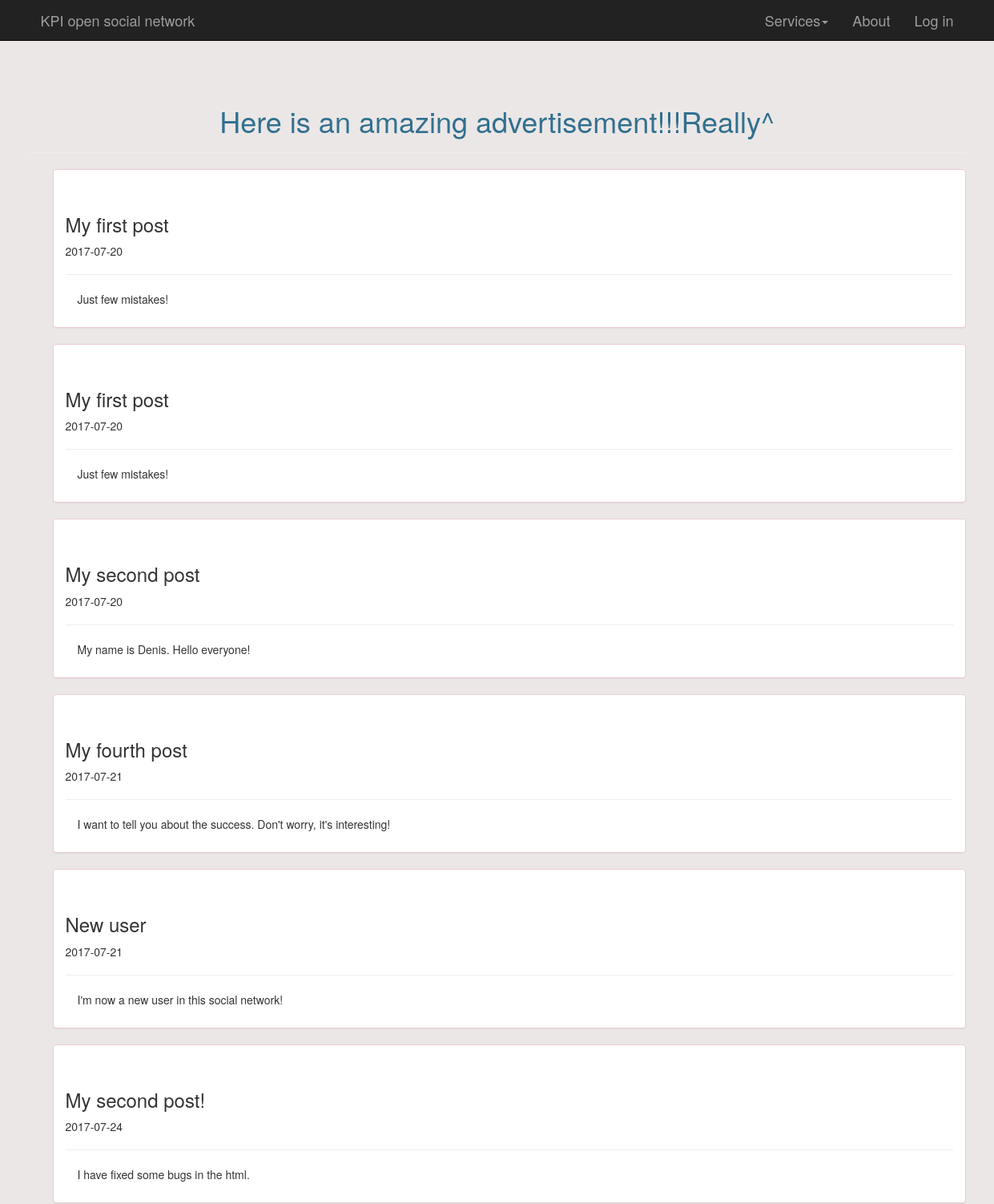
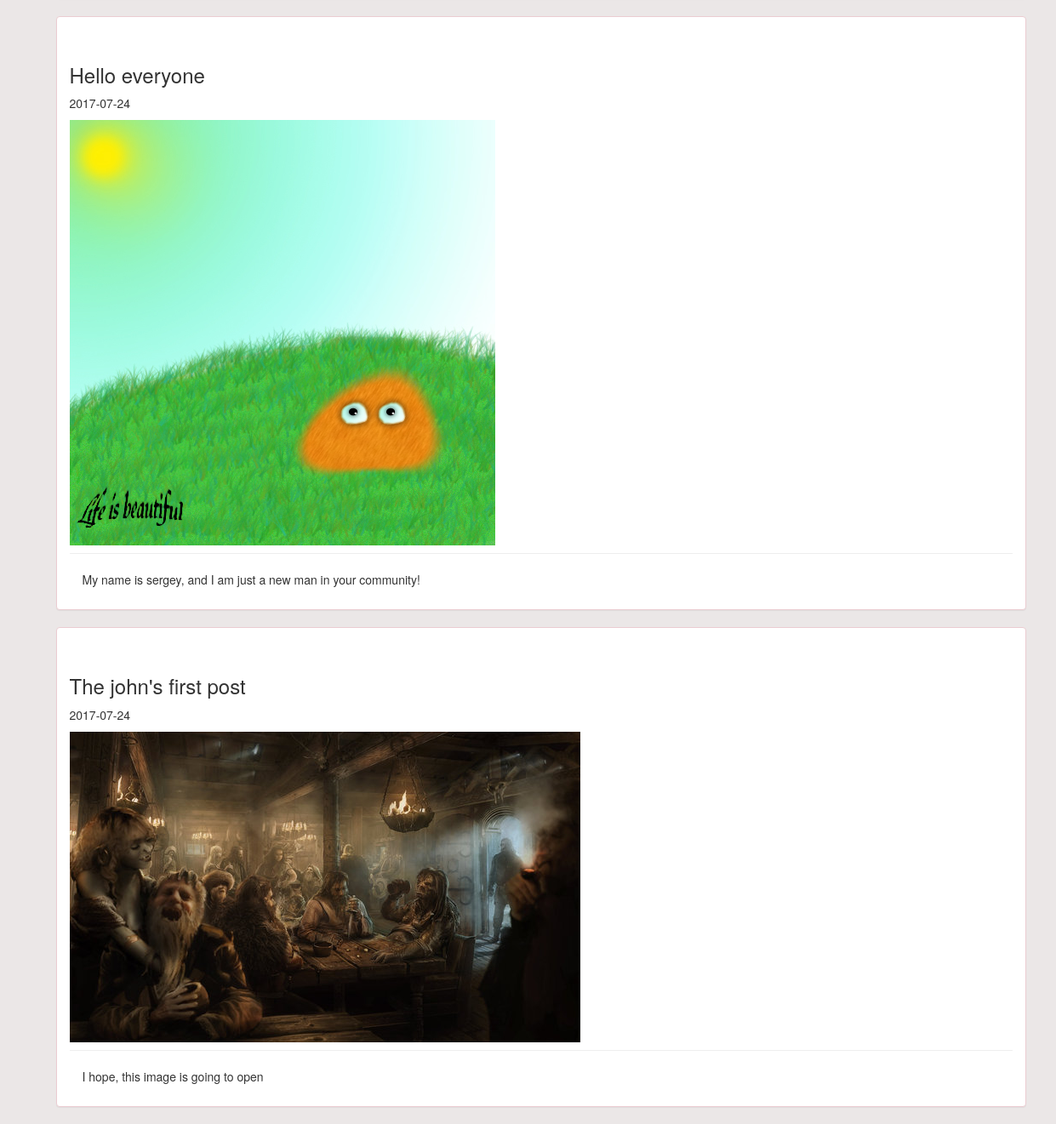
The page / on the database its author committed (2 pictures, top to bottom).
### home/models.py (models this page shows)
class Post(models.Model):
    user = models.ForeignKey(User, on_delete=models.CASCADE)
    caption = models.CharField(max_length=200)
    image = models.FileField(upload_to='images/')
    text = models.TextField()
    comments = []
    rating = models.IntegerField(default=0)
    date = models.DateField(default=timezone.now())

### home/views.py (the view)
# urls.py: url(r'^$', views.Home.as_view(), name='home'),
class Home(View):
    template_name = 'home/home_page.html'
    def get(self, request):
        context = {
            'posts': Post.objects.all(),
        }
        if authenticate() is not None:
            context.update({'online': True})
        return render(request, self.template_name, context)

### home/templates/home/home_page.html (shortened to what this page needs)
{% extends 'home/base.html' %}
{% block import %}
    {% load static %}
    <link href="{% static 'home/css/home_page.css' %}" type="text/css" rel="stylesheet">
{% endblock %}
{% block body %}
<tbody>
<table>
    <tr>
        <td id="first_column"><div><p></p></div></td>
        <td id="second_column">
            <div class="page-header container">
                <h1 class="text-center text-info"> Here is an amazing advertisement!!!Really^</h1>
            </div>
            <div class="container container-fluid">
                {% for post in posts %}
                    <div class="container">
                        <div class="panel panel-body panel-danger">
                            <div class="page-header">
                                <h3>{{ post.caption }}</h3>
                                <p>{{ post.date|date:"Y-m-d" }}</p>
                                {% if post.image %}
                                    <img src="{{ post.image.url }}">
                                {% endif %}
                            </div>
                            <div class="container">
                                <p>{{ post.text }}</p>
                            </div>
                        </div>
                    </div>
                {% endfor %}
            </div>
        </td>
         <td id="third_column">
         </td>
    </tr>
</table>
</tbody>
{% endblock %}
{% block import_script %}
    {% load static %}
{% endblock %}

### home/templates/home/base.html (shortened to what this page needs)
<!DOCTYPE html>
<html lang="en">
  <head>
    {% load static %}
    <link href="{% static 'home/css/bootstrap.css' %}" type="text/css" rel="stylesheet">
    <link href="{% static 'home/css/base.css' %}" type="text/css" rel="stylesheet">
    {% block import %}{% endblock %}
  </head>
  <body>
    <nav class="navbar navbar-inverse navbar-static-top">
      <div class="container">
        <div class="navbar-header">
          <a class="navbar-brand" href="{% url 'home:home'%}">KPI open social network</a>
        </div>
        <div class="collapse navbar-collapse" id="bs-example-navbar-collapse-1">
          <ul class="nav navbar-nav navbar-right">
            <li class="menu dropdown">
                <a class="dropdown-toggle menu-item" data-toggle="dropdown" role="button">Services<span class="caret"></span></a>
            </li>
            <li><a class="menu-item" href="{% url 'about:about'%}">About</a></li>
            {% if user.is_authenticated %}
              <li class="menu dropdown">
                <a class="dropdown-toggle menu-item" data-toggle="dropdown" role="button">{{ user.username }}<span class="caret"></span></a>
                <ul class="navbar-inverse dropdown-menu" style="font-size: large; text-align: right;">
                  <li><a href="{% url 'home:detail_user' user.pk %}" style="color: white">Profile</a></li>
                  <li><a href="{% url 'home:create_post'%} " style="color: white">Create post</a></li>
                  <li class="divider" style="background-color: rgba(1,0,34,1);"></li>
                  <li><a href="#" style="color: white">Settings</a></li>
                  <li><a href="{% url 'home:logout' %}" style="color: white">Log out</a></li>
                </ul>
              </li>
            {% else %}
              <li><a class="menu-item" href="{% url 'home:login' %}">Log in</a></li>
            {% endif %}
          </ul>
        </div>
      </div>
    </nav>
    {% block body %}{% endblock %}
  </body>
</html>

### home/static/home/css/base.css (style rules this page uses)
body { background-color: #ebe7e7; }
.menu-item { font-size: large; text-shadow: #002a80; }

### home/static/home/css/home_page.css (style rules this page uses)
#first_column { width: 22%; }
#second_column { width: 56%; }
#third_column { width: 22%; padding-top: 10%; padding-right: 4%; padding-left: 4%; vertical-align: top; }
* { box-sizing:border-box; }
ul { list-style-type: none; }

### rows shown on the page
Post: caption "My first post", date "2017-07-20", text "Just few mistakes!"
Post: caption "My first post", date "2017-07-20", text "Just few mistakes!"
Post: caption "My second post", date "2017-07-20", text "My name is Denis. Hello everyone!"
Post: caption "My fourth post", date "2017-07-21", text "I want to tell you about the success. Don't worry, it's interesting!"
Post: caption "New user", date "2017-07-21", text "I'm now a new user in this social network!"
Post: caption "My second post!", date "2017-07-24", text "I have fixed some bugs in the html."
Post: caption "Hello everyone", date "2017-07-24", image (picture), text "My name is sergey, and I am just a new man in your community!"
Post: caption "The john's first post", date "2017-07-24", image (picture), text "I hope, this image is going to open"
